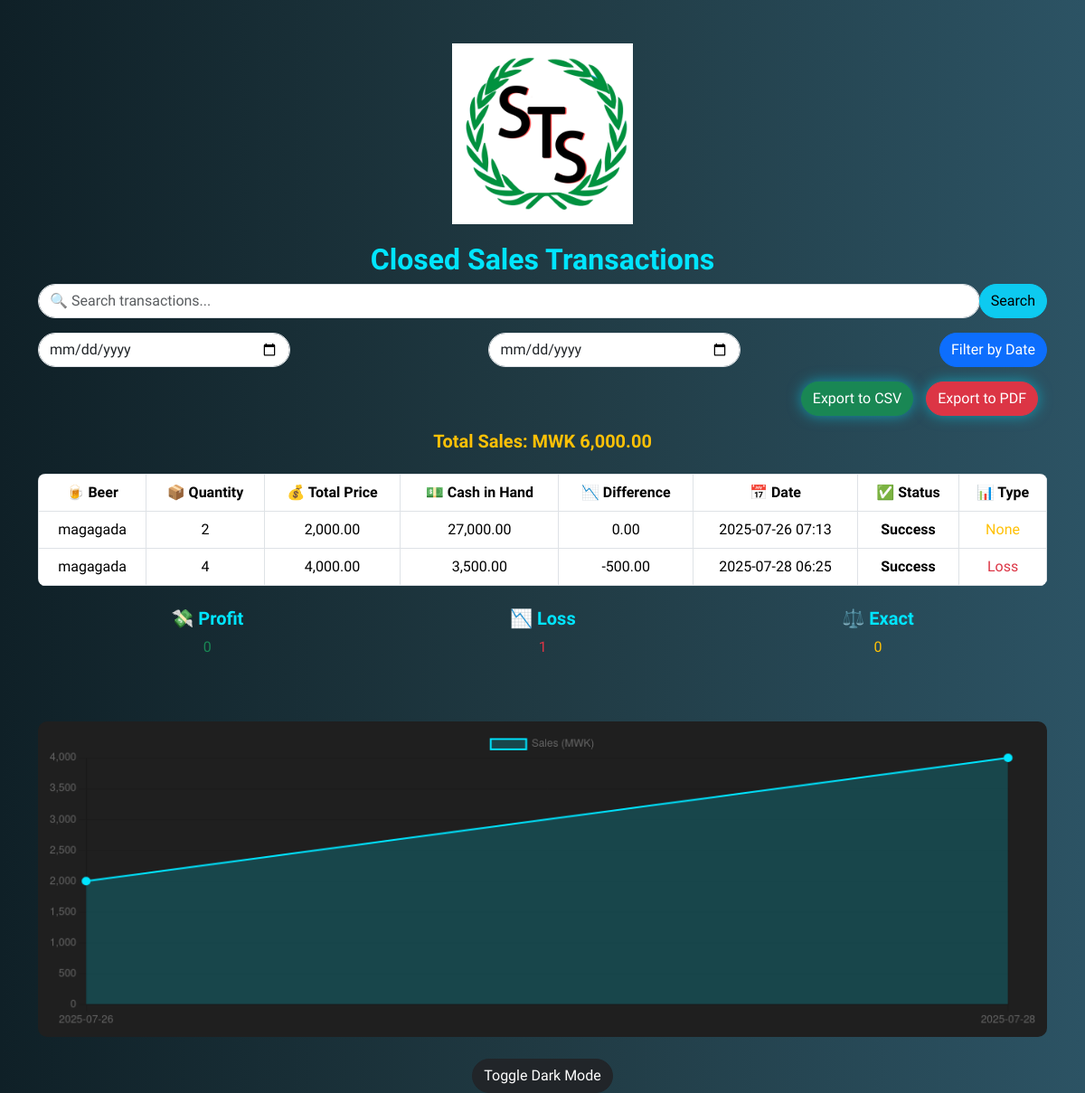
Screenshot of /view-closed-stock (signed in) with the database file from the repository.
### backend/models.py (models this page shows, shortened)
class SalesTransaction(db.Model):
    __tablename__ = 'sales_transaction'
    id = db.Column(db.Integer, primary_key=True)
    bartender_id = db.Column(db.Integer, db.ForeignKey('users.id'), nullable=False)
    beer_id = db.Column(db.Integer, db.ForeignKey('beer_stock.id'), nullable=False)
    quantity_sold = db.Column(db.Integer, nullable=False)
    total_price = db.Column(db.Float, nullable=False)
    cash_in_hand = db.Column(db.Float, nullable=False)  # Added this field for consistency
    transaction_date = db.Column(db.DateTime, default=datetime.utcnow)
    status = db.Column(db.String(10))  # 'Profit', 'Loss', 'Exact'
    difference = db.Column(db.Float)  # +/- cash difference
    bartender = db.relationship('User', backref='sales_transactions')
    beer = db.relationship('BeerStock', backref='sales_transactions')
    @property
    def beer_name(self):
        return self.beer.name if self.beer else 'Unknown Beer'

class BeerStock(db.Model):
    __tablename__ = 'beer_stock'
    id = db.Column(db.Integer, primary_key=True)
    name = db.Column(db.String(100), nullable=False)
    beer_type = db.Column(db.String(50), nullable=False)
    price_per_bottle = db.Column(db.Float, nullable=False)
    quantity = db.Column(db.Integer, nullable=False)
    total_value = db.Column(db.Float, nullable=False)  # Add total_value column

### backend/routes.py (the view)
@main.route('/view-closed-stock')
@login_required
def view_closed_stock():
    if session.get('user_role') not in ['bartender', 'admin']:
        flash('Access denied!', 'error')
        return redirect(url_for('main.dashboard'))
    sales_transactions = SalesTransaction.query.all()
    return render_template('view_closed_stock.html', sales_transactions=sales_transactions)

### backend/routes.py (called while the page is built)
def login_required(f):
    @wraps(f)
    def decorated_function(*args, **kwargs):
        print("Session:", session)  # Debugging line
        if 'user_id' not in session:
            flash('You must be logged in to access this page.', 'error')
            return redirect(url_for('main.login'))
        return f(*args, **kwargs)
    return decorated_function

### frontend/templates/view_closed_stock.html (shortened to what this page needs)
<!DOCTYPE html>
<html lang="en">
<head>
  <link rel="stylesheet" href="https://cdn.jsdelivr.net/npm/bootstrap@5.3.2/dist/css/bootstrap.min.css"/>
</head>
<body>
<div class="container mt-5">
  <div class="logo">
    <img src="{{ url_for('static', filename='images/logo.png') }}" alt="St. Thomas Square Logo">
  </div>
  <h2>Closed Sales Transactions</h2>
  <div class="input-group mb-3">
    <input type="text" id="searchBox" class="form-control" placeholder="🔍 Search transactions...">
    <button class="btn btn-info" onclick="filterTable()">Search</button>
  </div>
  <div class="d-flex flex-wrap gap-3 justify-content-between mb-3">
    <input type="date" id="startDate" class="form-control w-25">
    <input type="date" id="endDate" class="form-control w-25">
    <button class="btn btn-primary" onclick="filterDate()">Filter by Date</button>
  </div>
  <div class="mb-3 text-end">
    <button class="btn btn-success btn-export" onclick="exportCSV()">Export to CSV</button>
    <button class="btn btn-danger btn-export" onclick="window.print()">Export to PDF</button>
  </div>
  <h5 class="text-warning">Total Sales: MWK <span id="totalSales">0</span></h5>
  {% if sales_transactions %}
  <div class="table-responsive">
    <table class="table table-bordered mt-3" id="transactionTable">
      <thead>
        <tr>
          <th>🍺 Beer</th>
          <th>📦 Quantity</th>
          <th>💰 Total Price</th>
          <th>💵 Cash in Hand</th>
          <th>📉 Difference</th>
          <th>📅 Date</th>
          <th>✅ Status</th>
          <th>📊 Type</th>
        </tr>
      </thead>
      <tbody>
        {% for transaction in sales_transactions %}
        <tr>
          <td>{{ transaction.beer_name }}</td>
          <td>{{ transaction.quantity_sold }}</td>
          <td>{{ "{:,.2f}".format(transaction.total_price) }}</td>
          <td>{{ "{:,.2f}".format(transaction.cash_in_hand) }}</td>
          <td>{{ "{:,.2f}".format(transaction.difference or 0) }}</td>
          <td>{{ transaction.transaction_date.strftime('%Y-%m-%d %H:%M') }}</td>
          <td class="{% if transaction.total_price > 0 %}status-success{% else %}status-failed{% endif %}">
            {% if transaction.total_price > 0 %}Success{% else %}Failed{% endif %}
          </td>
          <td>
            <span class="{% if transaction.status == 'Profit' %}text-success
                          {% elif transaction.status == 'Loss' %}text-danger
                          {% else %}text-warning{% endif %}">
              {{ transaction.status }}
            </span>
          </td>
        </tr>
        {% endfor %}
      </tbody>
    </table>
    <div class="d-flex justify-content-around text-center my-4">
      <div class="text-success">
        <h5>💸 Profit</h5>
        <p>{{ sales_transactions | selectattr('status', 'equalto', 'Profit') | list | length }}</p>
      </div>
      <div class="text-danger">
        <h5>📉 Loss</h5>
        <p>{{ sales_transactions | selectattr('status', 'equalto', 'Loss') | list | length }}</p>
      </div>
      <div class="text-warning">
        <h5>⚖️ Exact</h5>
        <p>{{ sales_transactions | selectattr('status', 'equalto', 'Exact') | list | length }}</p>
      </div>
    </div>
  </div>
  {% else %}
    <p class="text-center text-danger">No sales transactions found.</p>
  {% endif %}
  <canvas id="salesChart" height="100"></canvas>
  <div class="text-center mt-4">
    <button class="btn btn-dark" onclick="toggleDarkMode()">Toggle Dark Mode</button>
  </div>
</div>
<script>
  function toggleDarkMode() {
    document.body.classList.toggle("dark-mode");
  }
  function filterTable() {
    const search = document.getElementById("searchBox").value.toLowerCase();
    const rows = document.querySelectorAll("#transactionTable tbody tr");
    rows.forEach(row => {
      const content = row.innerText.toLowerCase();
      row.style.display = content.includes(search) ? "" : "none";
    });
  }
  function filterDate() {
    const start = new Date(document.getElementById("startDate").value);
    const end = new Date(document.getElementById("endDate").value);
    const rows = document.querySelectorAll("#transactionTable tbody tr");
    rows.forEach(row => {
      const dateText = row.cells[5].innerText;  // date is in 6th column (index 5)
      const date = new Date(dateText);
      row.style.display = (date >= start && date <= end) ? "" : "none";
    });
  }
  function exportCSV() {
    let csv = "Beer,Quantity,Total Price,Cash in Hand,Difference,Date,Status,Type\n";
    document.querySelectorAll("#transactionTable tbody tr").forEach(row => {
      const cells = [...row.children].map(td => td.innerText.replace(/,/g, ""));
      csv += cells.join(",") + "\n";
    });
    const blob = new Blob([csv], { type: 'text/csv;charset=utf-8;' });
    const link = document.createElement("a");
    link.href = URL.createObjectURL(blob);
    link.download = "sales_transactions.csv";
    link.click();
  }
  // Total sales calculator
  let total = 0;
  document.querySelectorAll("#transactionTable tbody tr td:nth-child(3)").forEach(cell => {
    total += parseFloat(cell.innerText.replace(/[^0-9.-]+/g, ""));
  });
  document.getElementById("totalSales").innerText = total.toLocaleString('en-US', { minimumFractionDigits: 2 });
  // Sales Chart
  const ctx = document.getElementById('salesChart').getContext('2d');
  new Chart(ctx, {
    type: 'line',
    data: {
      labels: [{% for t in sales_transactions %} "{{ t.transaction_date.strftime('%Y-%m-%d') }}", {% endfor %}],
      datasets: [{
        label: "Sales (MWK)",
        data: [{% for t in sales_transactions %} {{ t.total_price }}, {% endfor %}],
        backgroundColor: "rgba(0, 229, 255, 0.2)",
        borderColor: "#00e5ff",
        borderWidth: 2,
        tension: 0.3,
        fill: true,
        pointBackgroundColor: "#00e5ff",
        pointRadius: 4
      }]
    },
    options: {
      responsive: true,
      scales: {
        y: { beginAtZero: true }
      }
    }
  });
</script>
</body>
</html>

### frontend/templates/view_closed_stock.html (style rules this page uses)
body { font-family: 'Orbitron', sans-serif; background: linear-gradient(to right, #0f2027, #203a43, #2c5364); color: #f0f0f0; }
.logo { display: flex; justify-content: center; margin: 20px 0; }
.logo img { max-width: 200px; transition: transform 0.3s ease; }
h2, h5 { text-align: center; font-weight: 600; color: #00e5ff; }
table { border-radius: 8px; overflow: hidden; background: rgba(255, 255, 255, 0.05); backdrop-filter: blur(8px); }
table th { background-color: #00e5ff; color: #000; }
table td, table th { text-align: center; vertical-align: middle; }
table tr:nth-child(even) { background-color: rgba(255, 255, 255, 0.02); }
.status-success { color: #00ffab; font-weight: bold; }
.form-control, .btn { border-radius: 30px !important; }
.btn-export { margin-right: 10px; box-shadow: 0 0 15px rgba(0, 229, 255, 0.5); }
canvas { margin-top: 30px; background: #1f1f1f; border-radius: 10px; padding: 10px; }

### rows the page displays
SalesTransaction: total_price "2,000.00", cash_in_hand "27,000.00", difference "0.00", shows "Success"
SalesTransaction: total_price "4,000.00", cash_in_hand "3,500.00", difference "-500.00", shows "Success"

### other values shown
chart data {{ t.transaction_date.strftime('%Y-%m-%d') }} 2025-07-26, 2025-07-28
chart data {{ t.total_price }} 2000.0, 4000.0
